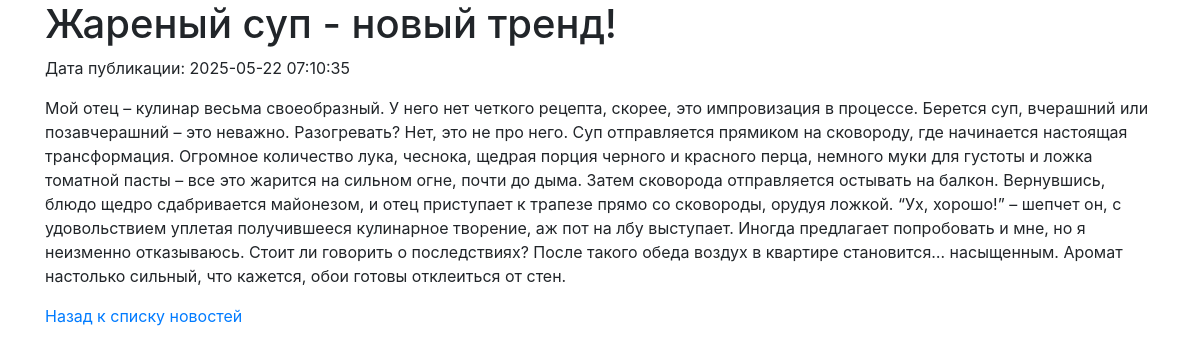
The page /news/жареный-суп---новый-тренд on the database its author committed.
### server_run.py (models this page shows, shortened)
class News(db.Model):
    id = db.Column(db.Integer, primary_key=True)
    title = db.Column(db.String(255), nullable=False)
    content = db.Column(db.Text, nullable=False)
    date_created = db.Column(db.DateTime, default=db.func.now()) # Исправлено
    author_id = db.Column(db.Integer, db.ForeignKey('user.id'), nullable=False) # Связь с User
    author = db.relationship('User', backref=db.backref('news', lazy=True)) # Обратная связь
    slug = db.Column(db.String(255), unique=True, nullable=False) # URL-friendly заголовок
    is_published = db.Column(db.Boolean, default=False) # Статус публикации

### server_run.py (the view)
@app.route('/news/<slug>')
def view_news(slug):
    news_item = News.query.filter_by(slug=slug).first_or_404() # Получаем новость по slug или возвращаем 404
    return render_template('view_news.html', news_item=news_item)

### server_run.py (called while the page is built)
@app.after_request
def add_cors(response):
    response.headers['Access-Control-Allow-Origin'] = '*'
    response.headers['Access-Control-Allow-Headers'] = 'Content-Type'
    return response

### templates/view_news.html (shortened to what this page needs)
<!DOCTYPE html>
<html>
<head>
    <link rel="stylesheet" href="https://stackpath.bootstrapcdn.com/bootstrap/4.5.2/css/bootstrap.min.css">
</head>
<body>
    <div class="container">
        <h1>{{ news_item.title }}</h1>
        <p>Дата публикации: {{ news_item.date_created }}</p>
        <p>{{ news_item.content }}</p>
        <a href="{{ url_for('index') }}">Назад к списку новостей</a>
    </div>
</body>
</html>

### rows shown on the page
News: title "Жареный суп - новый тренд!", date_created "2025-05-22 07:10:35", content "Мой отец – кулинар весьма своеобразный. У него нет четкого рецепта, скорее, это импровизация в процессе. Берется суп, вчерашний или позавчерашний – это неважно. Разогревать? Нет, это не про него. Суп отправляется прямиком на сковороду, где начинается настоящая трансформация. Огромное количество лука, чеснока, щедрая порция черного и красного перца, немного муки для густоты и ложка томатной пасты – все это жарится на сильном огне, почти до дыма. Затем сковорода отправляется остывать на балкон. Вернувшись, блюдо щедро сдабривается майонезом, и отец приступает к трапезе прямо со сковороды, орудуя ложкой. “Ух, хорошо!” – шепчет он, с удовольствием уплетая получившееся кулинарное творение, аж…"
